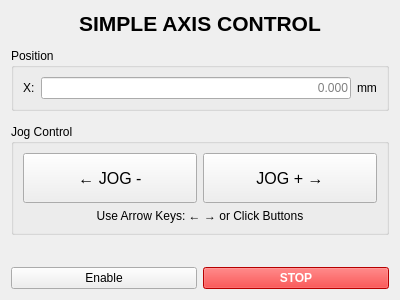
<?xml version="1.0" encoding="UTF-8"?>
<ui version="4.0">
 <class>Form</class>
 <widget class="QWidget" name="Form">
  <property name="geometry">
   <rect>
    <x>0</x>
    <y>0</y>
    <width>400</width>
    <height>300</height>
   </rect>
  </property>
  <property name="windowTitle">
   <string>Simple EtherCAT Axis</string>
  </property>
  <layout class="QVBoxLayout" name="verticalLayout">
   <item>
    <widget class="QLabel" name="titleLabel">
     <property name="text">
      <string>SIMPLE AXIS CONTROL</string>
     </property>
     <property name="alignment">
      <set>Qt::AlignCenter</set>
     </property>
     <property name="font">
      <font>
       <pointsize>16</pointsize>
       <weight>75</weight>
       <bold>true</bold>
      </font>
     </property>
    </widget>
   </item>
   <item>
    <spacer name="verticalSpacer_1">
     <property name="orientation">
      <enum>Qt::Vertical</enum>
     </property>
     <property name="sizeHint" stdset="0">
      <size>
       <width>20</width>
       <height>20</height>
      </size>
     </property>
    </spacer>
   </item>
   <item>
    <widget class="QGroupBox" name="positionGroup">
     <property name="title">
      <string>Position</string>
     </property>
     <layout class="QHBoxLayout" name="horizontalLayout_2">
      <item>
       <widget class="QLabel" name="posLabel">
        <property name="text">
         <string>X:</string>
        </property>
       </widget>
      </item>
      <item>
       <widget class="QLineEdit" name="positionDisplay">
        <property name="readOnly">
         <bool>true</bool>
        </property>
        <property name="alignment">
         <set>Qt::AlignRight</set>
        </property>
        <property name="placeholderText">
         <string>0.000</string>
        </property>
       </widget>
      </item>
      <item>
       <widget class="QLabel" name="unitLabel">
        <property name="text">
         <string>mm</string>
        </property>
       </widget>
      </item>
     </layout>
    </widget>
   </item>
   <item>
    <spacer name="verticalSpacer_2">
     <property name="orientation">
      <enum>Qt::Vertical</enum>
     </property>
     <property name="sizeHint" stdset="0">
      <size>
       <width>20</width>
       <height>20</height>
      </size>
     </property>
    </spacer>
   </item>
   <item>
    <widget class="QGroupBox" name="jogGroup">
     <property name="title">
      <string>Jog Control</string>
     </property>
     <layout class="QVBoxLayout" name="verticalLayout_2">
      <item>
       <layout class="QHBoxLayout" name="horizontalLayout">
        <item>
         <widget class="QPushButton" name="jogNegButton">
          <property name="minimumSize">
           <size>
            <width>100</width>
            <height>50</height>
           </size>
          </property>
          <property name="text">
           <string>← JOG -</string>
          </property>
          <property name="font">
           <font>
            <pointsize>12</pointsize>
           </font>
          </property>
         </widget>
        </item>
        <item>
         <widget class="QPushButton" name="jogPosButton">
          <property name="minimumSize">
           <size>
            <width>100</width>
            <height>50</height>
           </size>
          </property>
          <property name="text">
           <string>JOG + →</string>
          </property>
          <property name="font">
           <font>
            <pointsize>12</pointsize>
           </font>
          </property>
         </widget>
        </item>
       </layout>
      </item>
      <item>
       <widget class="QLabel" name="jogInfoLabel">
        <property name="text">
         <string>Use Arrow Keys: ← → or Click Buttons</string>
        </property>
        <property name="alignment">
         <set>Qt::AlignCenter</set>
        </property>
       </widget>
      </item>
     </layout>
    </widget>
   </item>
   <item>
    <spacer name="verticalSpacer_3">
     <property name="orientation">
      <enum>Qt::Vertical</enum>
     </property>
     <property name="sizeHint" stdset="0">
      <size>
       <width>20</width>
       <height>40</height>
      </size>
     </property>
    </spacer>
   </item>
   <item>
    <layout class="QHBoxLayout" name="buttonLayout">
     <item>
      <widget class="QPushButton" name="enableButton">
       <property name="text">
        <string>Enable</string>
       </property>
       <property name="checkable">
        <bool>true</bool>
       </property>
      </widget>
     </item>
     <item>
      <widget class="QPushButton" name="stopButton">
       <property name="text">
        <string>STOP</string>
       </property>
       <property name="styleSheet">
        <string>QPushButton { background-color: red; color: white; font-weight: bold; }</string>
       </property>
      </widget>
     </item>
    </layout>
   </item>
  </layout>
 </widget>
 <resources/>
 <connections/>
</ui>
